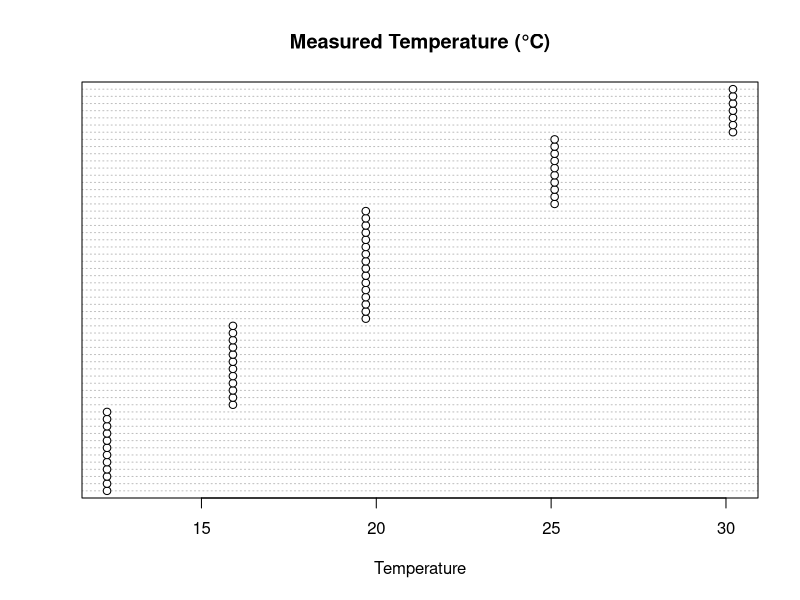
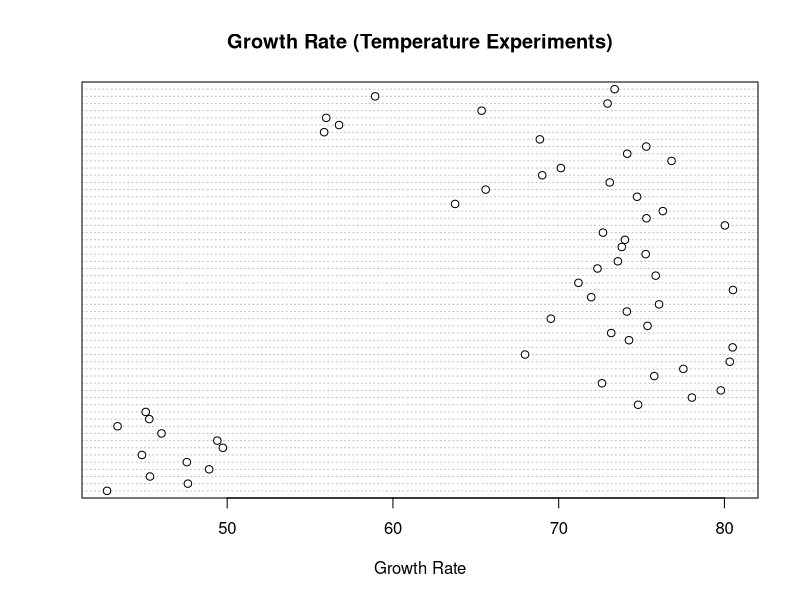
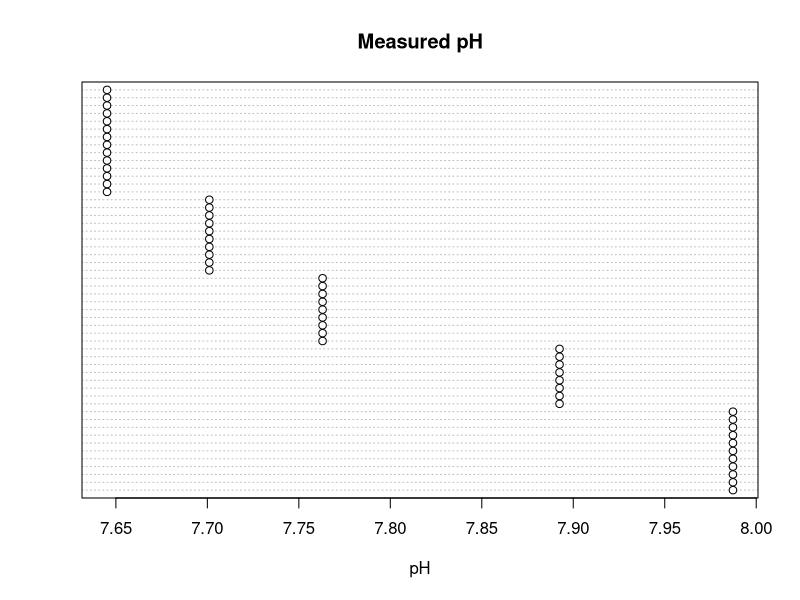
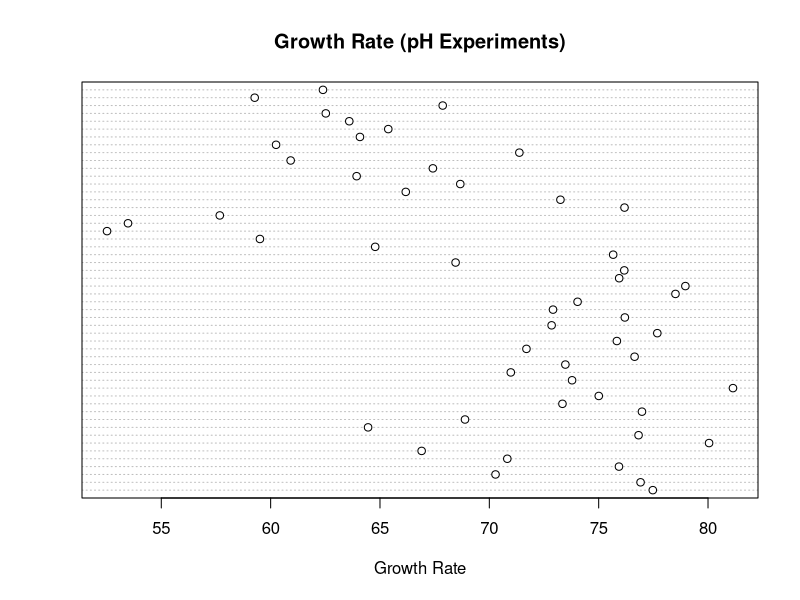
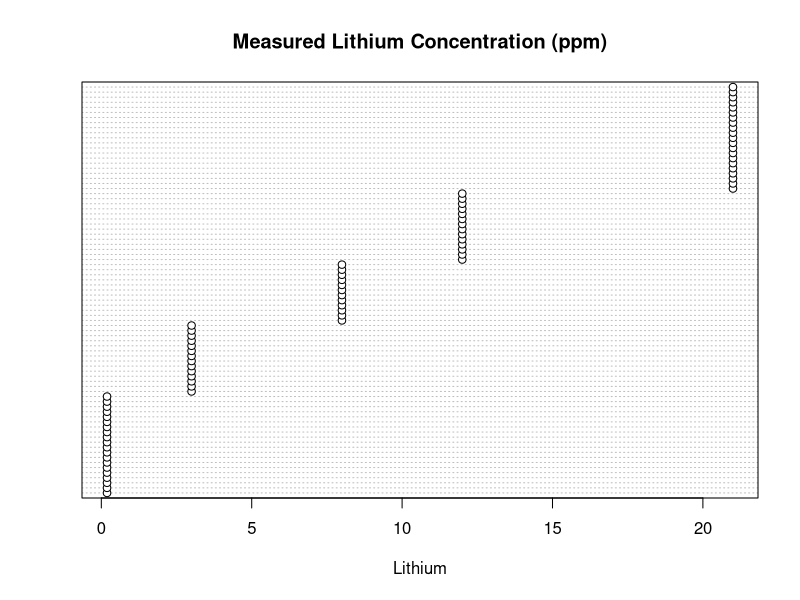
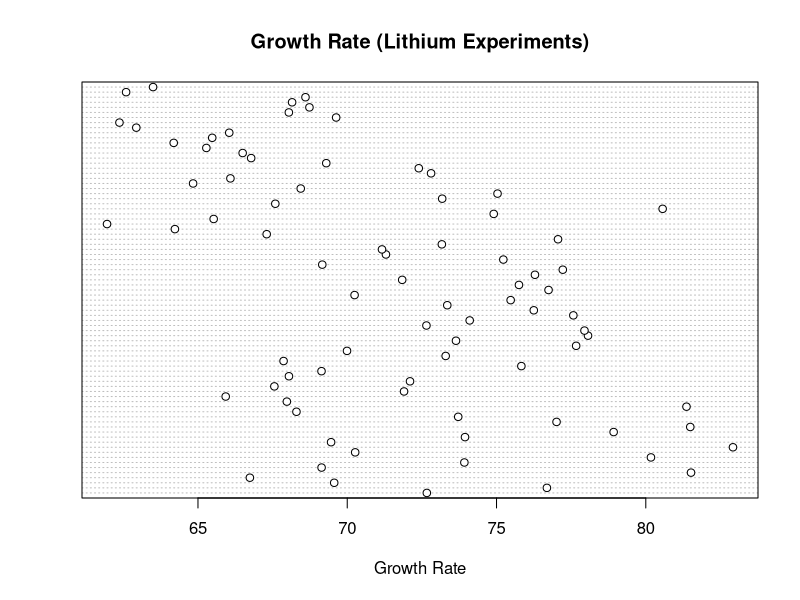
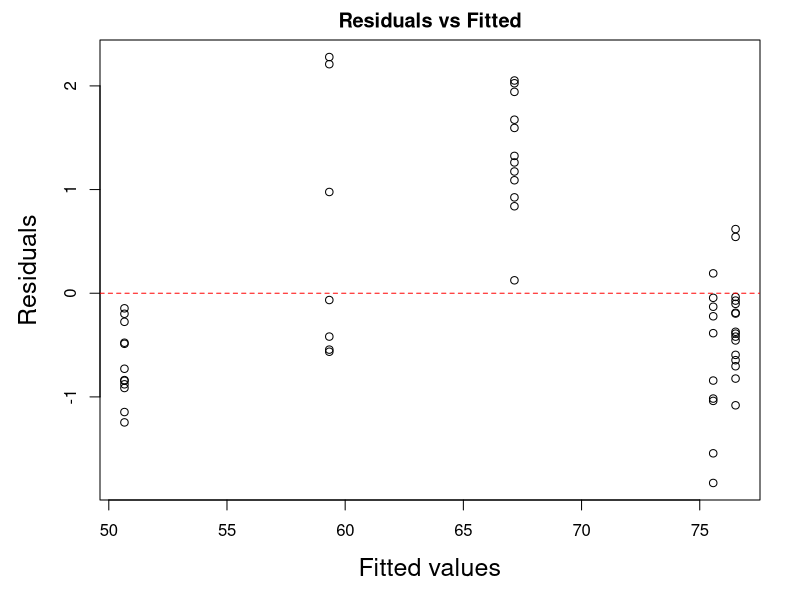
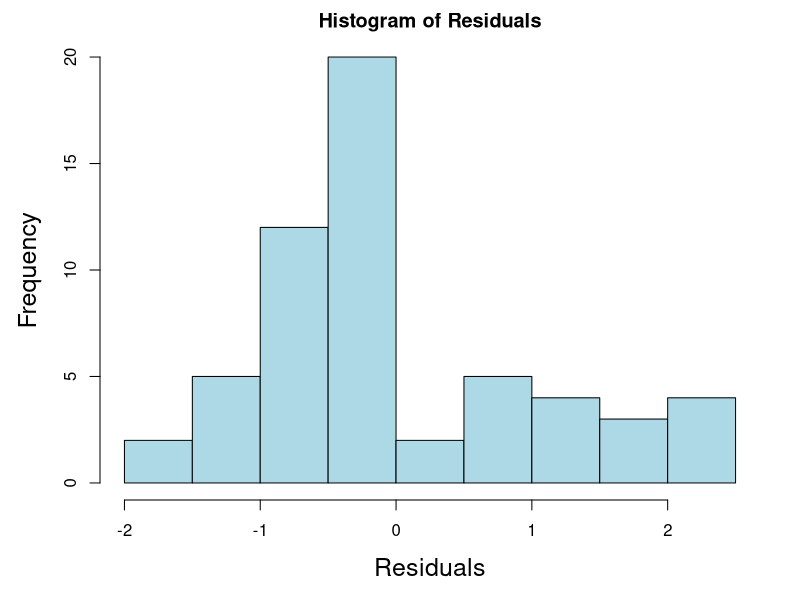

R code for these plots, in order:
# This code is from Natalija's 'Models2.html'. Annotations are therein. This is just to make figures. 



# Set global options
knitr::opts_chunk$set(echo = TRUE, warning = FALSE, message = FALSE)

# Load required libraries
library(readxl)   # For reading Excel files
library(ggplot2)  # For creating visualizations
library(mgcv)     # For Generalized Additive Models (GAM)
library(plyr)     # For data manipulation
library(dplyr)    # For modern data manipulation
library(purrr)    # For functional programming
library(car)      # For Levene's test
library(cowplot)


# Import the dataset from the specified file path
# Replace the file path with a relative path if needed for better portability  
#full_data_single <- read_excel("~/Library/CloudStorage/OneDrive-PublicAdministration/Documents/surt/BOAT/monaco_multiple_drivers/scripts_data/natalija_modelling/SS_with_relevant_MSdata.xlsx")
full_data_single <- read_excel("full_data_single_pHinsitu.xlsx")


# Rename the columns of the dataset for clarity and consistency
# - Treatment: Experimental treatment group
# - T_targeted: Target temperature for the experiment
# - pH_targeted: Target pH level for the experiment
# - Li_targeted: Target lithium concentration for the experiment
# - T_measured: Measured temperature during the experiment
# - pH_measured: Measured pH level during the experiment
# - Li_measured: Measured lithium concentration during the experiment
# - BL: Body length of the larvae
# - GR: Growth rate of the larvae
names(full_data_single) <- c("Treatment", "T_targeted", "pH_targeted", "Li_targeted", 
                             "T_measured", "pH_measured", "Li_measured", "BL", "GR")



# Subset data for temperature experiments
# Select rows 1 to 57 and 191 to 229, and relevant columns:
# - Column 1: Treatment
# - Column 2: Targeted temperature (T_targeted)
# - Column 5: Measured temperature (temp)
# - Column 9: Growth rate (rate)
temp_only <- full_data_single[c(134:190), c(1,2,5,9)]
names(temp_only) <- c("Treatment", "T_targeted", "temp", "rate")  # Rename columns for clarity
# Remove rows with any NA values in temp_only
temp_only <- na.omit(temp_only)

# Create the 'Experiment' column
#temp_only$Experiment <- ifelse(temp_only$Treatment %in% c("T1", "T2", "T3", "T4", "T5"), "Single", "Multiple")


# Subset data for pH experiments
# Select rows 58 to 109, 191 to 209, and 230 to 244, and relevant columns:
# - Column 1: Treatment
# - Column 3: Targeted pH (pH_targeted)
# - Column 6: Measured pH (pH)
# - Column 9: Growth rate (rate)
pH_only <- full_data_single[c(82:133), c(1,3,6,9)]
names(pH_only) <- c("Treatment", "pH_targeted", "pH", "rate")  # Rename columns for clarity
# Remove rows with any NA values in pH_only
pH_only <- na.omit(pH_only)

# Create the 'Experiment' column
#pH_only$Experiment <- ifelse(pH_only$Treatment %in% c("P1", "P2", "P3", "P4", "P5"), "Single", "Multiple")



# Subset data for lithium experiments
# Select rows 110 to 190, 191 to 209, and 245 to 262, and relevant columns:
# - Column 1: Treatment
# - Column 4: Targeted lithium concentration (Li_targeted)
# - Column 7: Measured lithium concentration (lithium)
# - Column 9: Growth rate (rate)
lithium_only <- full_data_single[c(1:81), c(1,4,7,9)]
names(lithium_only) <- c("Treatment", "Li_targeted", "lithium", "rate")  # Rename columns for clarity
# Remove rows with any NA values in lithium_only
lithium_only <- na.omit(lithium_only)


# Create the 'Experiment' column
#lithium_only$Experiment <- ifelse(lithium_only$Treatment %in% c("L1", "L2", "L3", "L4", "L5"), "Single", "Multiple")


# Visualize the data distribution with dot charts
# Dot charts help visualize the spread of measured values and growth rates for each stressor

# Temperature experiments: Measured temperature and growth rate
dotchart(temp_only$temp, main = "Measured Temperature (°C)", xlab = "Temperature")

dotchart(temp_only$rate, main = "Growth Rate (Temperature Experiments)", xlab = "Growth Rate")

# pH experiments: Measured pH and growth rate
dotchart(pH_only$pH, main = "Measured pH", xlab = "pH")

dotchart(pH_only$rate, main = "Growth Rate (pH Experiments)", xlab = "Growth Rate")

# Lithium experiments: Measured lithium concentration and growth rate
dotchart(lithium_only$lithium, main = "Measured Lithium Concentration (ppm)", xlab = "Lithium")

dotchart(lithium_only$rate, main = "Growth Rate (Lithium Experiments)", xlab = "Growth Rate")


# Fit a simple linear model to temperature data (reference model)
LM_temp <- lm(rate ~ temp, data = temp_only)
summary(LM_temp)  # Check the summary for model performance

# Fit a polynomial model (degree 2) to capture the bell-shaped curve
P2_temp <- lm(rate ~ poly(temp, 2), data = na.omit(temp_only))
summary(P2_temp)  # Check the performance of the polynomial model

# Fit a Generalized Additive Model (GAM) for comparison
GAM_temp <- gam(rate ~ s(temp, k = 1), family = Gamma(link = "log"), data = temp_only)
summary(GAM_temp)

# Compare model performance using AIC (Akaike Information Criterion)
AIC(LM_temp, P2_temp, GAM_temp)


# For polynomial model:

# Check homogeneity by extracting residuals and fitted values
E2 <- rstandard(P2_temp)  # Standardized residuals
F2 <- fitted(P2_temp)     # Fitted values

# Plot residuals vs fitted values to check for patterns
par(mfrow = c(1, 1), mar = c(5, 5, 2, 2), cex.lab = 1.5)
plot(F2, E2, xlab = "Fitted values", ylab = "Residuals", main = "Residuals vs Fitted")
abline(h = 0, col = "red", lty = 2)

# Check normality of residuals using a histogram
hist(E2, main = "Histogram of Residuals", xlab = "Residuals", col = "lightblue", border = "black")

# Check for influential observations using Cook's Distance
par(mfrow = c(1, 1), mar = c(5, 5, 2, 2), cex.lab = 1.5)
plot(cooks.distance(P2_temp), type = "h", ylim = c(0, 1), main = "Cook's Distance")
abline(h = 1, col = "red", lty = 2)

# Check for independence by plotting residuals against temperature
temp_only$E2 <- E2
plot(temp_only$temp, temp_only$E2, main = "Residuals vs Temperature", xlab = "Temperature", ylab = "Residuals")
abline(h = 0, col = "red", lty = 2)

# Cross-Validation

MyData <- expand.grid(temp = seq(min(temp_only$temp) - 5, max(temp_only$temp) + 5, length = 25))

# Predict growth rate and calculate confidence intervals for new data
P2 <- predict(P2_temp, newdata = MyData, se = TRUE)
MyData$Pred <- P2$fit                     # Predicted values
MyData$selo <- P2$fit - 1.96 * P2$se.fit  # Lower bound of 95% CI
MyData$seup <- P2$fit + 1.96 * P2$se.fit  # Upper bound of 95% CI






p_temperature <- ggplot() +
  geom_point(data = temp_only, 
             aes(x = temp, y = rate, color = "Observations"), 
             shape = 16, size = 3) +
  geom_line(data = MyData, 
            aes(x = temp, y = Pred, color = "Model Prediction"), 
            linetype = "solid") +
  geom_ribbon(data = MyData, 
              aes(x = temp, ymin = selo, ymax = seup, fill = "Model Confidence Interval"), 
              alpha = 0.3) +
  xlab(expression(paste("Temperature ("*degree*"C)"))) +
  ylab(expression(paste("Growth rate ("*mu*"m"%.%"day"^-1*")"))) +
  theme_bw() +
  theme(
    text = element_text(size = 15),         # base size
    axis.title = element_text(size = 14),   # x and y axis titles
    axis.text = element_text(size = 13),    # tick labels
    legend.title = element_text(size = 14), # legend title
    legend.text = element_text(size = 12),  # legend entries
    strip.text = element_text(size = 13),    # facet labels (if used)
    legend.position = "none",
    ) +
  scale_color_manual(name = "Legend", 
                     values = c("Observations" = "#000000", 
                                "Model Prediction" = "#0072B2")) +
  scale_fill_manual(name = "Legend", 
                    values = c("Model Confidence Interval" = "#56B4E9"))

p_temperature



### pH ###

LM_pH<- lm(rate~pH, data=pH_only)# start with the simple linear for the reference
summary(LM_pH)

#Step 2: Fit a Second-Degree Polynomial Model
P2_pH<- lm(rate~poly(pH,2), data=na.omit(pH_only))# quadratic function accoeding to the literature
summary(P2_pH)

#Step 3: Fit a Generalized Additive Model (GAM)
gam_pH<- gam(rate~s(pH,k=1), family='gaussian', data=pH_only)# quadratic function accoeding to the literature
summary(gam_pH)

AIC(LM_pH, P2_pH, gam_pH)

#Cross validation for pH

MyData <- expand.grid(pH = seq(min(pH_only$pH-0.3), 
                               max(pH_only$pH),
                               length = 25),
                      rate = seq(min(pH_only$rate), 
                                 max(pH_only$rate),
                                 length = 25))
L2 <- predict(P2_pH, newdata = MyData, se = TRUE)

# 3. Calculate a measure of uncertainty for these predicted values.
#    Say a 95% confidence interval.
MyData$Pred <- L2$fit                    #Predicted values
MyData$selo <- L2$fit - 1.96 * P2$se.fit #lower bound
MyData$seup <- L2$fit + 1.96 * P2$se.fit #lower bound
head(MyData)



p_pH <- ggplot() +
  geom_point(data = pH_only, 
             aes(y = rate, x = pH, color = "Observations"),
             shape = 16, 
             size = 3) +
  geom_line(data = MyData, 
            aes(x = pH, y = Pred, color = "Model Prediction"), 
            linetype = "solid") +
  geom_ribbon(data = MyData, 
              aes(x = pH, ymax = seup, ymin = selo, fill = "Model Confidence Interval"),
              alpha = 0.3) +
  xlab("pH") +
  ylab(expression(paste("Growth rate ("*mu*"m"%.%"day"^-1*")"))) +
  theme_bw() +
  theme(
    text = element_text(size = 15),         # base size
    axis.title = element_text(size = 14),   # x and y axis titles
    axis.text = element_text(size = 13),    # tick labels
    legend.title = element_text(size = 14), # legend title
    legend.text = element_text(size = 12),  # legend entries
    strip.text = element_text(size = 13),    # facet labels (if used)
    legend.position = "none",
  ) +
  scale_color_manual(name = "Legend", 
                     values = c("Observations" = "#0072B2", "Model Prediction" = "#CC79A7")) +  # Colorblind-friendly palette
  scale_fill_manual(name = "Legend", 
                    values = c("Model Confidence Interval" = "#D4B9DA"))  # Colorblind-friendly palette

p_pH


### Lithium

#Step 1: Fit a Linear Model
LM_Li<-lm(rate~lithium, data=lithium_only)
summary(LM_Li)

#Step 2: Fit a Second-Degree Polynomial Model
P2_Li<-lm(rate~poly(lithium, 2), data=lithium_only)
summary(P2_Li)

#Step 3: Fit a Generalized Additive Model (GAM)
gam_Li<-gam(rate~s(lithium, k=5), data=lithium_only)
summary(gam_Li)

# Cross validation for lithium

MyData <- expand.grid(lithium = seq(min(lithium_only$lithium), 
                                    max(lithium_only$lithium+5),
                                    length = 25),
                      rate = seq(min(lithium_only$rate), 
                                 max(lithium_only$rate),
                                 length = 25))

L3 <- predict(P2_Li, newdata = MyData, se = TRUE)

# 3. Calculate a measure of uncertainty for these predicted values.
#    Say a 95% confidence interval.
MyData$Pred <- L3$fit                    #Predicted values
MyData$selo <- L3$fit - 1.96 * P2$se.fit #lower bound
MyData$seup <- L3$fit + 1.96 * P2$se.fit #lower bound
head(MyData)


p_Li <- ggplot() +
  geom_point(data = lithium_only, 
             aes(y = rate, x = lithium, color = "Observations"),
             shape = 16, 
             size = 3) +
  geom_line(data = MyData, 
            aes(x = lithium, y = Pred, color = "Model Prediction"), 
            linetype = "solid") +
  geom_ribbon(data = MyData, 
              aes(x = lithium, ymax = seup, ymin = selo, fill = "Model Confidence Interval"),
              alpha = 0.3) +
  xlab("Lithium concentration (ppm)") +
  ylab(expression(paste("Growth rate ("*mu*"m"%.%"day"^-1*")"))) +
  theme_bw() +
  theme(
    text = element_text(size = 15),         # base size
    axis.title = element_text(size = 14),   # x and y axis titles
    axis.text = element_text(size = 13),    # tick labels
    legend.title = element_text(size = 14), # legend title
    legend.text = element_text(size = 12),  # legend entries
    strip.text = element_text(size = 13),    # facet labels (if used)
    legend.position = "none",
  ) +
  scale_color_manual(name = "Legend", 
                     values = c("Observations" = "#E69F00", "Model Prediction" = "#56B4E9")) +  # Colorblind-friendly palette
  scale_fill_manual(name = "Legend", 
                    values = c("Model Confidence Interval" = "#A6DCE5"))  # Colorblind-friendly palette

p_Li 


### Combine all into one plot ###

png("plot_SSmodels.png", width = 5.5, height = 13, units = "in", res = 300)
plot_grid(p_temperature, p_pH, p_Li, ncol = 1, align = "v", axis = "lr")
dev.off()



add_split_factor <- function(data, fraction_model = 2/3) {
  data %>%
    group_split(Treatment) %>%
    map_dfr(~ {
      n_rows <- nrow(.x)
      # Calculate number of rows for 'model' and 'validation'
      n_model <- floor(fraction_model * n_rows)
      n_validation <- n_rows - n_model
      # Shuffle indices
      shuffled_indices <- sample(seq_len(n_rows))
      # Assign 'model' and 'validation' labels
      .x$split_factor <- 'validation'  # Default all rows as 'validation'
      .x$split_factor[shuffled_indices[1:n_model]] <- 'model'  # First n_model rows as 'model'
      return(.x)
    })
}

# Add the split_factor column
full_data_single1 <- add_split_factor(full_data_single, fraction_model = 2/3)

table_t<-subset(full_data_single1, split_factor=="model")
table_v<-subset(full_data_single1, split_factor=="validation")


M_add<- lm(GR~poly(T_measured,3)+poly(pH_measured,3)+poly(Li_measured,2), data = table_t)
summary(M_add)

M_add_gam<- gam(GR~s(T_measured,k=3)+s(pH_measured,k=3)+s(Li_measured,k=2), family = Gamma(link = "log"),data = table_t)
summary(M_add_gam)


# Homogeneity
E2 <- rstandard(M_add)
F2 <- fitted(M_add)

#Plot residuals vs fitted values
par(mfrow = c(1,1), mar = c(5,5,2,2), cex.lab = 1.5)
plot(x = F2, 
     y = E2,
     xlab = "Fitted values",
     ylab = "Residuals")
abline(h = 0, v = 0)


# Normality
hist(E2)

# Influential observations
plot(cooks.distance(M_add), type = "h", ylim = c(0, 1))
abline(h = 1)

# Independence due to model misfit
table_t$E2 <- E2   #Put E2 inside the dataset
plot(E2~T_measured, data=table_t)
abline(h = 0)

plot(E2~pH_measured, data=table_t)
abline(h = 0)


plot(E2~Li_measured, data=table_t)
abline(h = 0)

P2 <- predict(M_add, newdata = table_v, se = TRUE)

# 3. Calculate a measure of uncertainty for these predicted values.
#    Say a 95% confidence interval.
table_v$Pred <- P2$fit                    #Predicted values
table_v$selo <- P2$fit - 1.96 * P2$se.fit #lower bound
table_v$seup <- P2$fit + 1.96 * P2$se.fit #lower bound


head(table_v)

table_v<-table_v%>%arrange(Treatment)

substrRight <- function(x, n){
  substr(x, nchar(x)-n+1, nchar(x))
}
table_v$Treatment_ID_gr<-substrRight(table_v$Treatment, 1)
substrLeft <- function(x, n){
  substr(x, 1, 1)
}
table_v$Treatment_ID<-substrLeft(table_v$Treatment)
table_v$Treatment_ID<-as.factor(table_v$Treatment_ID)
table_v$Treatment_ID_gr<-as.factor(table_v$Treatment_ID_gr)

trend2<-data.frame(Pred=seq(from = min(table_v$Pred)-10, 
                            to = max(table_v$Pred)+10, 
                            length = 100))
trend2$GR<-trend2$Pred

out2<-summary(M_add)

#png("plot.png", width = 8, height = 6, units = "in", res = 300)
p_cvss<- ggplot() +
  geom_point(data = table_v, 
             aes(y = Pred, x = GR, 
                 shape = Treatment_ID_gr, 
                 color = Treatment_ID),
             size = 3) +
  scale_shape_manual(name = "Treatment level", 
                     values = c(4, 6, 8, 1, 0)) +
  scale_color_manual(name = "Treatment", 
                     values = c("L" = "#1B9E77", 
                                "P" = "#D95F02", 
                                "T" = "#7570B3"),
                     labels = c("L" = "Lithium", 
                                "P" = "pH", 
                                "T" = "Temperature")) +
  xlab("GR measured") + 
  ylab("GR estimated") +
  theme_bw() +
  theme(text = element_text(size = 16),  # larger text
        legend.text = element_text(size = 15),
        legend.title = element_text(size = 17)) +
  guides(color = guide_legend(order = 1),  # Treatment on top
         shape = guide_legend(order = 2)) + # Treatment Level below
  geom_line(data = trend2, 
            aes(x = GR, y = Pred), color = "black") +
  geom_ribbon(data = trend2, 
              aes(x = GR, 
                  ymax = Pred + (1.96 * out2$sigma), 
                  ymin = Pred - (1.96 * out2$sigma)),
              alpha = 0.2, fill = "lightgrey")
#dev.off()


# Addition of data from multiple stressor experiment

full_multiple <- read_excel("full_multiple.xlsx")

P_multi <- predict(M_add, newdata = full_multiple, se = TRUE)

# 3. Calculate a measure of uncertainty for these predicted values.
#    Say a 95% confidence interval.
full_multiple$Pred <- P_multi$fit                    #Predicted values
full_multiple$selo <- P_multi$fit - 1.96 * P_multi$se.fit #lower bound
full_multiple$seup <- P_multi$fit + 1.96 * P_multi$se.fit #lower bound
head(full_multiple)

full_multiple<-full_multiple%>%arrange(Treatment)

trend3<-data.frame(Pred=seq(from = min(full_multiple$Pred)-10, 
                            to = max(full_multiple$Pred)+10, 
                            length = 100))
trend3$GR<-trend3$Pred

out2<-summary(M_add)

full_multiple$Treatment_T_gr<-as.factor(full_multiple$Treatment_T_gr)
full_multiple$`Treatment_pH&Li_gr`<-as.factor(full_multiple$`Treatment_pH&Li_gr`)


#png("plot2.png", width = 8, height = 6, units = "in", res = 300)
p_cvms <- ggplot() +
  geom_point(data = full_multiple, 
             aes(y = Pred, x = GR, shape = Treatment_T_gr, color = `Treatment_pH&Li_gr`),
             size = 3) +
  scale_shape_manual(name='Temperature',
                     values = c(13, 16)) +
  scale_color_manual(name='Lithium / pH levels',
                     values = c("#0072B2", "#CC79A7", "#009E73", "#E69F00")) +
  xlab("GR measured") + 
  ylab("GR estimated") +
  theme(text = element_text(size = 15)) +
  geom_line(data = trend3, 
            aes(x = GR, y = Pred), color = "black") +
  geom_ribbon(data = trend3, 
              aes(x = GR, ymax = Pred + (1.96 * out2$sigma), 
                  ymin = Pred - (1.96 * out2$sigma)),
              alpha = 0.2, fill = "lightgrey") +
  theme_bw()+
  theme(text = element_text(size = 16),  # larger text
        legend.text = element_text(size = 15),
        legend.title = element_text(size = 17)) +
  guides(color = guide_legend(order = 1),  # Treatment on top
         shape = guide_legend(order = 2)) + # Treatment Level below
  geom_line(data = trend2, 
            aes(x = GR, y = Pred), color = "black") +
  geom_ribbon(data = trend2, 
              aes(x = GR, 
                  ymax = Pred + (1.96 * out2$sigma), 
                  ymin = Pred - (1.96 * out2$sigma)),
              alpha = 0.2, fill = "lightgrey")

#dev.off()



# Both plots together:

library(cowplot)



png("plotCV_comparison.png", width = 8, height = 10, units = "in", res = 300)
plot_grid(p_cvss, p_cvms, 
          ncol = 1,       # One column = vertical layout
          align = "v",    # Align vertically
          axis = "lr")    # Align left and right axesdev.off()
dev.off()



Li_case<-lithium_only[,1:4]
MS_Li_only<-full_multiple[,c(1,9, 10,4)]
names(Li_case)<-c("Treatment" ,"Li_targeted", "Li_measured","GR")
names(MS_Li_only)<-c("Treatment" ,"Li_targeted", "Li_measured","GR")
MS_Li_only$Stressors<-rep("Multiple",nrow(MS_Li_only))
Li_case$Stressors<-rep("Single",nrow(Li_case))
Li_case_full<-rbind(Li_case,MS_Li_only)


p <- ggplot() +
  geom_point(data = Li_case_full, 
             aes(y = GR, x = Li_measured, fill = Stressors),
             shape = 21, 
             size = 2) +
  xlab("Lithium concentration (ppm)") +
  ylab(expression(paste("Growth rate ("*mu*"m"%.%"day"^-1*")"))) +
  theme_bw() +
  theme(text = element_text(size = 15)) +
  scale_fill_manual(name = "Stressors", 
                    values = c("Single" = "#E69F00", "Multiple" = "#56B4E9"))

p


Li_case_for_stat<-subset(Li_case_full, Li_targeted==0.18|Li_targeted==7)
Li_case_for_stat$Treatment<-as.factor(Li_case_for_stat$Treatment)
# Ensure GR is numeric
Li_case_for_stat$GR <- as.numeric(Li_case_for_stat$GR)

# Subset data by Li_targeted levels
Li_case_for_stat_018<- subset(Li_case_for_stat, Li_targeted == 0.18)
Li_case_for_stat_7 <- subset(Li_case_for_stat, Li_targeted == 7)

# Shapiro-Wilk Test
shapiro_results <- Li_case_for_stat %>%
  group_by(Treatment) %>%
  summarise(shapiro_p_value = shapiro.test(GR)$p.value)

cat("\nShapiro-Wilk Test Results:\n")

print(as.data.frame(shapiro_results))  # Convert tibble to data frame

# Levene's Test
levene_test_018 <- leveneTest(GR ~ Stressors, data = Li_case_for_stat_018)
levene_test_7 <- leveneTest(GR ~ Stressors, data = Li_case_for_stat_7)

levene_results_table <- data.frame(
  Group = c("Li targeted = 0.18 ppm", "Li targeted = 7 ppm"),
  F_value = c(levene_test_018$`F value`[1], levene_test_7$`F value`[1]),
  P_value = c(levene_test_018$`Pr(>F)`[1], levene_test_7$`Pr(>F)`[1])
)


cat("\nLevene's Test Results:\n")

print(levene_results_table)


# Wilcoxon rank-sum tests
Li_case_for_stat_018_s<-subset(Li_case_for_stat_018, Stressors=="Single")
Li_case_for_stat_018_m<-subset(Li_case_for_stat_018, Stressors=="Multiple")

Li_case_for_stat_7_s<-subset(Li_case_for_stat_7, Stressors=="Single")
Li_case_for_stat_7_m<-subset(Li_case_for_stat_7, Stressors=="Multiple")

wilk_018<-wilcox.test(Li_case_for_stat_018_s$GR,Li_case_for_stat_018_m$GR)
wilk_7<-wilcox.test(Li_case_for_stat_7_s$GR,Li_case_for_stat_7_m$GR)


wilk_results_table <- data.frame(
  Group = c("Li targeted = 0.18 ppm", "Li targeted = 7 ppm"),
  W_value = c(wilk_018$statistic, wilk_7$statistic),
  P_value = c(wilk_018$p.value, wilk_7$p.value)
)

cat("\nWilcoxon Rank-Sum Test Results:\n")

print(wilk_results_table)

# ANOVA

anova_18<-aov(GR~Stressors, data=Li_case_for_stat_018)
anova_7<-aov(GR~Stressors, data=Li_case_for_stat_7)
s_anova_18<-summary(anova_18)
s_anova_7<-summary(anova_7)

anova_results_table <- data.frame(
  Group = c("Li targeted = 0.18 ppm", "Li targeted = 7 ppm"),
  F_value = c(summary(anova_18)[[1]]$`F value`[1], summary(anova_7)[[1]]$`F value`[1]),
  P_value = c(summary(anova_18)[[1]]$`Pr(>F)`[1], summary(anova_7)[[1]]$`Pr(>F)`[1])
)

cat("\nANOVA Results:\n")

print(anova_results_table)


Li_case_for_stat$Li_targeted_label <- factor(
  Li_case_for_stat$Li_targeted,
  levels = c(0.18, 7.00),
  labels = c("Li targeted: 0.18 ppm", "Li targeted: 7 ppm")
)

pLi <- ggplot(Li_case_for_stat, aes(x = Stressors, y = GR, fill = Stressors)) +
  geom_boxplot() +
  facet_grid(~Li_targeted_label) +
  labs(
    x = "Drivers",
    y = expression(paste("Growth rate ("*mu*"m"%.%"day"^-1*")"))
  ) +
  theme_bw() +
  theme(
    axis.text = element_text(size = 14),
    axis.title = element_text(size = 16),
    legend.text = element_text(size = 14),
    legend.title = element_text(size = 16),
    strip.text = element_text(size = 15)
  ) +
  scale_fill_manual(
    name = "Drivers",
    values = c("Single" = "#E69F00", "Multiple" = "#56B4E9")
  )

pLi


temp_case<-temp_only[,1:4]
MS_temp_only<-full_multiple[,c(1,5,6,4)]
names(temp_case)<-c("Treatment" ,"T_targeted", "T_measured","GR")
names(MS_temp_only)<-c("Treatment" ,"T_targeted", "T_measured","GR")
MS_temp_only$Stressors<-rep("Multiple",nrow(MS_temp_only))
temp_case$Stressors<-rep("Single",nrow(temp_case))
temp_case_full<-rbind(temp_case,MS_temp_only)

p <- ggplot() +
  geom_point(data = temp_case_full, 
             aes(y = GR, x = T_measured, fill = Stressors),
             shape = 21, 
             size = 2) +
  xlab("Temperature (°C)") +
  ylab(expression(paste("Growth rate ("*mu*"m"%.%"day"^-1*")"))) +
  theme_bw() +
  theme(text = element_text(size = 15)) +
  scale_fill_manual(name = "Stressors", 
                    values = c("Single" = "#D55E00", "Multiple" = "#009E73"))

p


temp_case_for_stat<-subset(temp_case_full, T_targeted==20|T_targeted==24)
temp_case_for_stat$Treatment<-as.factor(temp_case_for_stat$Treatment)
# Ensure GR is numeric
temp_case_for_stat$GR <- as.numeric(temp_case_for_stat$GR)

# Subset data by Li_targeted levels
temp_case_for_stat_20<- subset(temp_case_for_stat, T_targeted == 20)
temp_case_for_stat_24 <- subset(temp_case_for_stat, T_targeted == 24)

# Shapiro-Wilk Test
shapiro_results <- temp_case_for_stat %>%
  group_by(Treatment) %>%
  summarise(shapiro_p_value = shapiro.test(GR)$p.value)

cat("\nShapiro-Wilk Test Results:\n")

print(as.data.frame(shapiro_results))  # Convert tibble to data frame

# Levene's Test
levene_test_20 <- leveneTest(GR ~ Stressors, data = temp_case_for_stat_20)
levene_test_24 <- leveneTest(GR ~ Stressors, data = temp_case_for_stat_24)

levene_results_table <- data.frame(
  Group = c("T targeted: 20 °C", "T targeted: 24 °C"),
  F_value = c(levene_test_20$`F value`[1], levene_test_24$`F value`[1]),
  P_value = c(levene_test_20$`Pr(>F)`[1], levene_test_24$`Pr(>F)`[1])
)


cat("\nLevene's Test Results:\n")

print(levene_results_table)

# Wilcoxon rank-sum tests
temp_case_for_stat_20_s<-subset(temp_case_for_stat_20, Stressors=="Single")
temp_case_for_stat_20_m<-subset(temp_case_for_stat_20, Stressors=="Multiple")

temp_case_for_stat_24_s<-subset(temp_case_for_stat_24, Stressors=="Single")
temp_case_for_stat_24_m<-subset(temp_case_for_stat_24, Stressors=="Multiple")

wilk_20<-wilcox.test(temp_case_for_stat_20_s$GR,temp_case_for_stat_20_m$GR)
wilk_24<-wilcox.test(temp_case_for_stat_24_s$GR,temp_case_for_stat_24_m$GR)


wilk_results_table <- data.frame(
  Group = c("T targeted: 20 °C", "T targeted: 24 °C"),
  W_value = c(wilk_20$statistic, wilk_24$statistic),
  P_value = c(wilk_20$p.value, wilk_24$p.value)
)

cat("\nWilcoxon Rank-Sum Test Results:\n")

print(wilk_results_table)

# ANOVA

anova_20<-aov(GR~Stressors, data=temp_case_for_stat_20)
anova_24<-aov(GR~Stressors, data=temp_case_for_stat_24)
s_anova_20<-summary(anova_20)
s_anova_24<-summary(anova_24)

anova_results_table <- data.frame(
  Group = c("T targeted: 20 °C", "T targeted: 24 °C"),
  F_value = c(summary(anova_20)[[1]]$`F value`[1], summary(anova_20)[[1]]$`F value`[1]),
  P_value = c(summary(anova_24)[[1]]$`Pr(>F)`[1], summary(anova_24)[[1]]$`Pr(>F)`[1])
)

cat("\nANOVA Results:\n")

print(anova_results_table)

temp_case_for_stat$temp_targeted_label <- factor(
  temp_case_for_stat$T_targeted,
  levels = c(20, 24),
  labels = c("T targeted: 20 °C", "T targeted: 24 °C")
)

ptemp <- ggplot(temp_case_for_stat, aes(x = Stressors, y = GR, fill = Stressors)) +
  geom_boxplot() +
  facet_grid(~temp_targeted_label) +
  labs(
    x = "Drivers",
    y = expression(paste("Growth rate ("*mu*"m"%.%"day"^-1*")"))
  ) +
  theme_bw() +
  theme(axis.text = element_text(size = 12)) +
  theme(
    axis.text = element_text(size = 14),
    axis.title = element_text(size = 16),
    legend.text = element_text(size = 14),
    legend.title = element_text(size = 16),
    strip.text = element_text(size = 15)
  ) +
  scale_fill_manual(
    name = "Drivers", 
                    values = c("Single" = "#D55E00", "Multiple" = "#009E73"))

ptemp


pH_case<-pH_only[,1:4]
MS_pH_only<-full_multiple[,c(1,7,8,4)]
names(pH_case)<-c("Treatment" ,"pH_targeted", "pH_measured","GR")
names(MS_pH_only)<-c("Treatment" ,"pH_targeted", "pH_measured","GR")
MS_pH_only$Stressors<-rep("Multiple",nrow(MS_pH_only))
pH_case$Stressors<-rep("Single",nrow(pH_case))
pH_case_full<-rbind(pH_case,MS_pH_only)

p <- ggplot() +
  geom_point(data = pH_case_full, 
             aes(y = GR, x = pH_measured, fill = Stressors),
             shape = 21, 
             size = 2) +
  xlab("pH") +
  ylab(expression(paste("Growth rate ("*mu*"m"%.%"day"^-1*")"))) +
  theme_bw() +
  theme(text = element_text(size = 15)) +
  scale_fill_manual(name = "Stressors", 
                    values = c("Single" = "#0072B2", "Multiple" = "#CC79A7"))

p

pH_case_for_stat<-subset(pH_case_full, pH_targeted==7.7|pH_targeted==8.1)
pH_case_for_stat$Treatment<-as.factor(pH_case_for_stat$Treatment)
# Ensure GR is numeric
pH_case_for_stat$GR <- as.numeric(pH_case_for_stat$GR)

# Subset data by Li_targeted levels
pH_case_for_stat_77<- subset(pH_case_for_stat, pH_targeted == 7.7)
pH_case_for_stat_81 <- subset(pH_case_for_stat, pH_targeted == 8.1)

# Shapiro-Wilk Test
shapiro_results <- pH_case_for_stat %>%
  group_by(Treatment) %>%
  summarise(shapiro_p_value = shapiro.test(GR)$p.value)

cat("\nShapiro-Wilk Test Results:\n")

print(as.data.frame(shapiro_results))  # Convert tibble to data frame

# Levene's Test
levene_test_77 <- leveneTest(GR ~ Stressors, data = pH_case_for_stat_77)
levene_test_81 <- leveneTest(GR ~ Stressors, data = pH_case_for_stat_81)

levene_results_table <- data.frame(
  Group = c("pH targeted: 7.7", "pH targeted: 8.1"),
  F_value = c(levene_test_77$`F value`[1], levene_test_81$`F value`[1]),
  P_value = c(levene_test_77$`Pr(>F)`[1], levene_test_81$`Pr(>F)`[1])
)


cat("\nLevene's Test Results:\n")

print(levene_results_table)

# Wilcoxon rank-sum tests
pH_case_for_stat_77_s<-subset(pH_case_for_stat_77, Stressors=="Single")
pH_case_for_stat_77_m<-subset(pH_case_for_stat_77, Stressors=="Multiple")

pH_case_for_stat_81_s<-subset(pH_case_for_stat_81, Stressors=="Single")
pH_case_for_stat_81_m<-subset(pH_case_for_stat_81, Stressors=="Multiple")

wilk_77<-wilcox.test(pH_case_for_stat_77_s$GR,pH_case_for_stat_77_m$GR)
wilk_81<-wilcox.test(pH_case_for_stat_81_s$GR,pH_case_for_stat_81_m$GR)


wilk_results_table <- data.frame(
  Group = c("pH targeted: 7.7", "pH targeted: 8.1"),
  W_value = c(wilk_77$statistic, wilk_81$statistic),
  P_value = c(wilk_77$p.value, wilk_81$p.value)
)

cat("\nWilcoxon Rank-Sum Test Results:\n")

print(wilk_results_table)

# ANOVA

anova_77<-aov(GR~Stressors, data=pH_case_for_stat_77)
anova_81<-aov(GR~Stressors, data=pH_case_for_stat_81)
s_anova_77<-summary(anova_77)
s_anova_81<-summary(anova_81)

anova_results_table <- data.frame(
  Group = c("pH targeted: 7.7", "pH targeted: 8.1"),
  F_value = c(summary(anova_77)[[1]]$`F value`[1], summary(anova_77)[[1]]$`F value`[1]),
  P_value = c(summary(anova_81)[[1]]$`Pr(>F)`[1], summary(anova_81)[[1]]$`Pr(>F)`[1])
)

cat("\nANOVA Results:\n")

print(anova_results_table)

pH_case_for_stat$pH_targeted_label <- factor(
  pH_case_for_stat$pH_targeted,
  levels = c(7.7,8.1),
  labels = c("pH targeted: 7.7", "pH targeted: 8.1")
)

ppH <- ggplot(pH_case_for_stat, aes(x = Stressors, y = GR, fill = Stressors)) +
  geom_boxplot() +
  facet_grid(~pH_targeted_label) +
  labs(
    x = "Drivers",
    y = expression(paste("Growth rate ("*mu*"m"%.%"day"^-1*")"))
  ) +
  theme_bw() +
  theme(axis.text = element_text(size = 12)) +
  theme(
    axis.text = element_text(size = 14),
    axis.title = element_text(size = 16),
    legend.text = element_text(size = 14),
    legend.title = element_text(size = 16),
    strip.text = element_text(size = 15)
  ) +
  scale_fill_manual(
    name = "Drivers", 
                    values = c("Single" = "#0072B2", "Multiple" = "#CC79A7"))

ppH



#png("plot_comparison.png", width = 7, height = 13, units = "in", res = 300)
plot_grid(ptemp, ppH, pLi, ncol = 1, align = "v", axis = "lr")
#dev.off()
